Frame 1 (no input): blank canvas, image omitted
Frame 60 (no input): blank canvas, image omitted
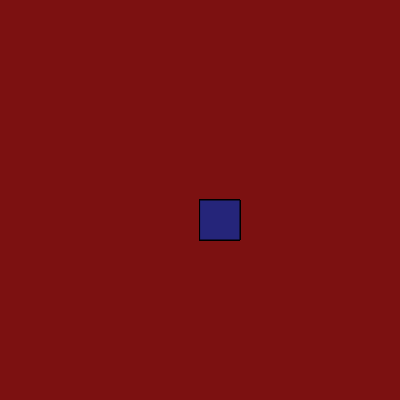
Frame 120 (the mouse pressed at the canvas centre since frame 60)

The p5.js sketch whose frames 1 and 60 were blank and that drew this single picture after the mouse press (run headless with seeded random() and noise() and a simulated clock; from frame 60 on, the mouse is pressed at the canvas centre):

// p5.js sketch
// ── sketch.js
//preparar e rodar um código
function setup() {
  createCanvas(400, 400);//criar tela
  background("rgb(124,17,17)");
}

//responsável por desenhar
function draw() {
  stroke("black");
  fill("rgb(37,37,122)");
  
  if(mouseIsPressed){
    rect(mouseX, mouseY, 40, 40);
    }
}
